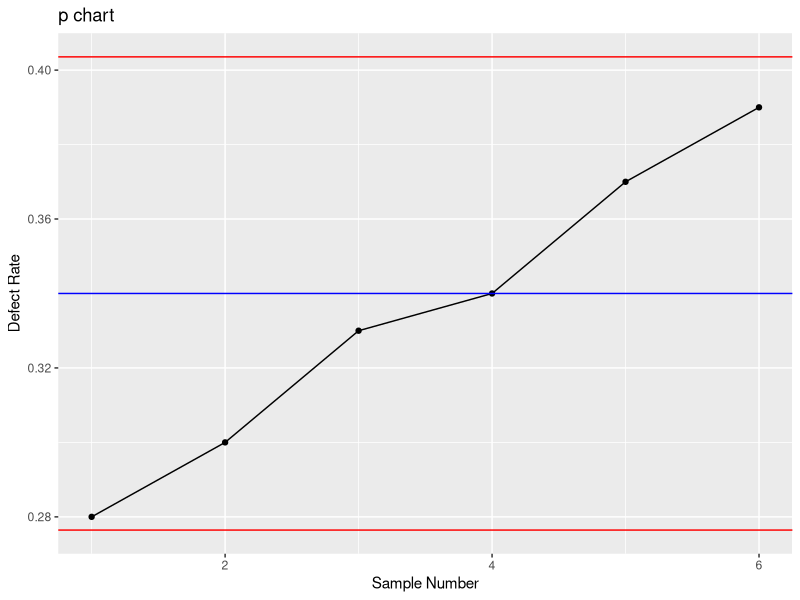
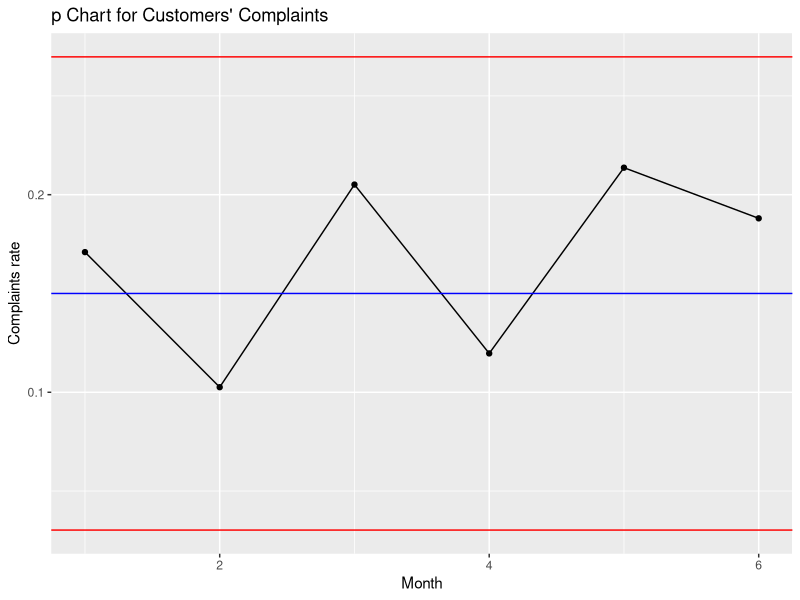
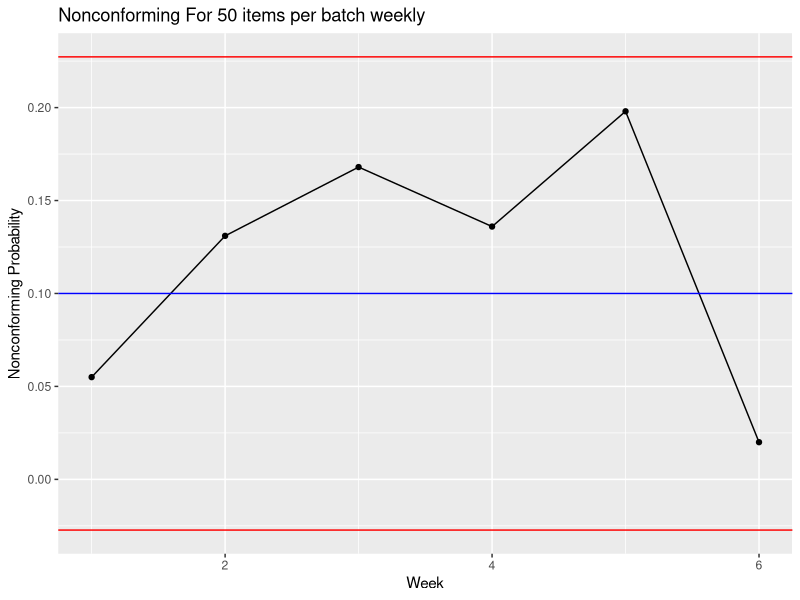
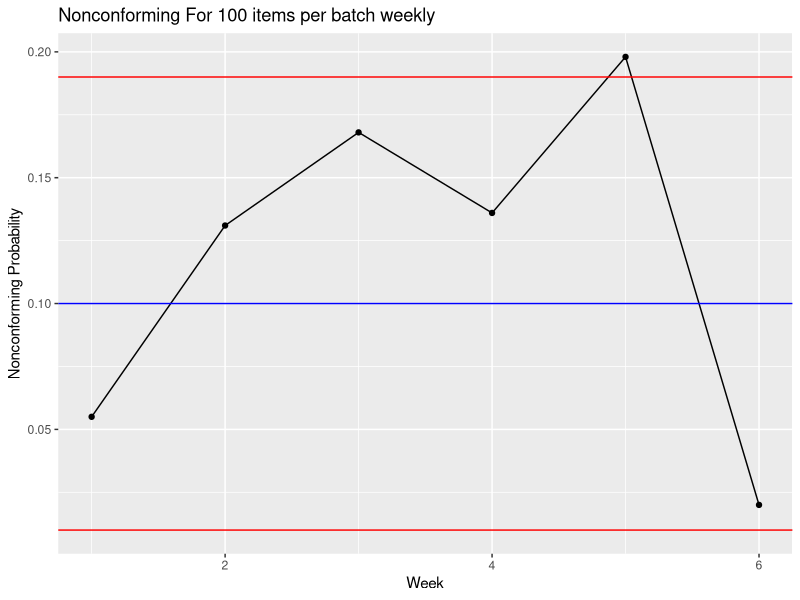

Write the R code that produced these figures, in order.
library(tidyverse)

### Exercise 7.2 - 15
mu_pop = 30
sd_pop = 6
## How is n???
## a. How unusual would it be to get a sample average of 35 or more customers if the manager had not offered the discount?
## Find P(X>35) Not find P(X_bar>35)!!
pnorm(35,mu_pop,sd_pop,lower.tail = FALSE) ## Ans = 0.2023284


### Exercise 7.2 - 20
mu_pop = 100
sd_pop = 16

## a. What is the probability that a randomly selected person will have an IQ score of less than 90?
## Find P(X<=90)
pnorm(90,mu_pop,sd_pop) ## Ans = 0.2659855

## b. What is the probability that the average IQ score of four randomly selected people is less than 90?
## Find P(X_bar<=90) by n = 4
n=4
pnorm(90,mu_pop,sd_pop/sqrt(n)) ## Ans = 0.1056498

## c. If four people are randomly selected, what is the probability that all of them have an IQ score of less than 90?
## Probability of a selected person has score less than or equal 90 is 0.2659855
## So Probability of 4 persons have score less than or equal 90 is 0.2659855**4 = 0.00500532


### Exercise 7.3 - 26
p = 1/5 ## = 0.2
## a. What is the expected value and the standard error for the sampling distribution of the sample proportion based on a sample of 200 Britains. Is it appropriate to use the normal distribution approximation for the sample proportion? Explain.
## E(P_bar)=p, se(P_bar)=sqrt(p*(1-p)/n) 
n=200
se_p_bar=sqrt(p*(1-p)/n) ## Ans = 0.02828427
## the normal approximation criteria are met because 
## np = 200*(0.20) = 40 > 5 and n(1−p) = 200*(1−0.20)= 160 > 5

## b. What is the probability that more than 25% of Britains in the sample are not using the internet? 
## Find P(P_bar>0.25)
pnorm(0.25,p,se_p_bar,lower.tail = FALSE) ## Ans = 0.03854994

### Exercise 7.4 - 36
N = 500
mu_pop = 10.32
sd_pop = 9.78
n = 12

## a. Is it necessary to apply the finite population correction factor? Explain.
## Ans n=12 which is 0.024 of N -> Not to apply finite population correction factor (n>=0.05N)

## b. Calculate the expected value and the standard error of the sample mean.
## Ans E(X_bar) = mu_pop = 10.32
## Ans se(X_bar) = sd_pop/sqrt(n) = 9.78/sqrt(12) = 2.823243

## c. Can you use the normal approximation to calculate the probability that the sample mean is more than $12 million? Explain.
## Ans = The normal approximation is not justified because we do not know if the population has a normal distribution and n < 30.

### Exercise 7.5 - 42
n = 500
p = 0.34

## a. Construct the centerline and the upper and lower control limits for the p chart.
## n*p=170 > 5 and n*(1-p)=330 > 5 So it is Normal distribution approximation
centerline = p ## 0.34
upper = p + 3*sqrt(p*(1-p)/n) ## 0.4035547
lower = p - 3*sqrt(p*(1-p)/n) ## 0.2764453

## b. Suppose six samples of size 500 produced the following sample proportions: 0.28, 0.30, 0.33, 0.34, 0.37, and 0.39. Plot these values on the p chart.
data_table = tibble(
  sample = 1:6,
  sample_p = c(0.28,0.30,0.33,0.34,0.37,0.39)
)

ggplot(data_table,aes(x=sample,y=sample_p)) +
  geom_line() +
  geom_point() +
  geom_hline(yintercept = centerline, color = "blue") +
  geom_hline(yintercept = upper, color = "red") +
  geom_hline(yintercept = lower, color = "red") +
  labs(
    title = "p chart",
    x = "Sample Number",
    y = "Defect Rate"
  )

## c. Are any points outside the control limits? Does it appear that the process is under control? Explain.
## Ans: No any points outside control limits. But it looks like the production trends will be increased, so we need to look up in the line of production to find the causes.


### Exercise 7.5 - 50
complaints_data = tibble(
  month = c(1,2,3,4,5,6),
  num_complaints = c(20,12,24,14,25,22)
)

complaints_table = complaints_data |> 
  mutate(
    prob_complaints = num_complaints / sum(num_complaints)
  )
sum(complaints_table$prob_complaints)

## a. Construct the centerline and the upper and lower control limits for the p chart if the corporation allows a 15% complaint rate.
p = 0.15
n = 80
centerline = p ## 0.15
upper = p + 3*sqrt(p*(1-p)/n) ## 0.2697654
lower = p - 3*sqrt(p*(1-p)/n) ## 0.0302346

ggplot(complaints_table,aes(x=month,y=prob_complaints)) +
  geom_line() +
  geom_point() +
  geom_hline(yintercept = centerline, color="blue") +
  geom_hline(yintercept = upper, color="red") +
  geom_hline(yintercept = lower, color="red") +
  labs(
    title = "p Chart for Customers' Complaints",
    x = "Month",
    y = "Complaints rate"
  )

## b. Can you justify the corporation’s decision to direct customers to call centers outside of Country X?
## Ans: Yes, I recommend company to direct customers to call centers outside of Country X, due to the trends is in within UCL and LCL.

### Case Study Report 7.1
p_pop = 7.9/100
sd_pop = 1.4/100
n1 = 160
p1 = 8.18/100
n2 = 40
p2 = 8.3/100

## Which of the two samples is likely to be more representative of the United States as a whole?
## Check for Normal distribution approximation of these two samples -> n*p>=5 and n*(1-p)>=5
# Sample1
n1*p_pop ## = 12.64
n1*(1-p_pop) ## = 147.36
#Sample2
n2*p_pop ## = 3.16
n2*(1-p_pop) ## = 36.84
## Sample1 is approximate normal distribution but not Sample2

## Sample1 -> Find P(P_bar>p1) 
se_p1 = sqrt(p*(1-p)/n1) ## = 0.02822897
pnorm(p1,p,se_p1,lower.tail = FALSE) ## Ans = 0.9921531

## Sample2 -> Find P(P_bar>p2) if it is not approximate Normal distribution
se_p2 = sqrt(p*(1-p)/n2) ## 0.05645795
pnorm(p2,p,se_p2,lower.tail = FALSE) ## 0.8823317

## Conclude = Sample1 is likely to be more representative of US as a whole with 99.21% Probability that Average saving rate is 8.18%


### Additional Exercise - 64
p = 0.1

## a. What is the probability that the production machines will be adjusted if the batch consists of 50 items?
## Find P(P_bar>0.15) by n=50
n=50
## Check for this distribution is approximating Normally distributed -> n*p>=5 and n*(1-p)>=5
n*p ## 5
n*(1-p) ## 45
## Ans -> It is approximating Normally distributed
se_p_bar = sqrt(p*(1-p)/n) ## 0.04242641
pnorm(0.15,p,se_p_bar,lower.tail = FALSE) ## = 0.1192964
## ANS = There is 11.92% Probability that machines need to be adjusted if the batch consists of 50 items.

## b. What is the probability that the production machines will be adjusted if the batch consists of 100 items?
## Find P(P_bar>0.15) by n=100
n=100
## Check for this distribution is approximating Normally distributed -> n*p>=5 and n*(1-p)>=5
n*p ## 10
n*(1-p) ## 90
## Ans -> It is approximating Normally distributed
se_p_bar = sqrt(p*(1-p)/n) ## 0.03
pnorm(15,p,se_p_bar,lower.tail = FALSE) ## 0
## ANS = There is 0% Probability that machines need to be adjusted if the batch consists of 100 items.

### Additional Exercise - 65
weekly_batches = tibble(
  week = 1:6,
  nonconform_percent = c(5.5,13.1,16.8,13.6,19.8,2.0)
)

### For 50 items per batches weekly
weekly_batches_50 = weekly_batches |> 
  mutate(
    nonconform_prob = nonconform_percent/100
  )

p = 0.1
n = 50
sd_p_bar = sqrt(p*(1-p)/n)
upper = p + 3*sd_p_bar
lower = p - 3*sd_p_bar

ggplot(weekly_batches_50,aes(x=week,y=nonconform_prob)) +
  geom_line() +
  geom_point() +
  geom_hline(yintercept = p, color="blue") +
  geom_hline(yintercept = upper, color="red") +
  geom_hline(yintercept = lower, color="red") +
  labs(
    title = "Nonconforming For 50 items per batch weekly",
    x = "Week",
    y = "Nonconforming Probability"
  )

### For 100 items per batches weekly
weekly_batches_100 = weekly_batches |> 
  mutate(
    nonconform_prob = nonconform_percent/100
  )

p = 0.1
n = 100
sd_p_bar = sqrt(p*(1-p)/n)
upper = p + 3*sd_p_bar
lower = p - 3*sd_p_bar

ggplot(weekly_batches_100,aes(x=week,y=nonconform_prob)) +
  geom_line() +
  geom_point() +
  geom_hline(yintercept = p, color="blue") +
  geom_hline(yintercept = upper, color="red") +
  geom_hline(yintercept = lower, color="red") +
  labs(
    title = "Nonconforming For 100 items per batch weekly",
    x = "Week",
    y = "Nonconforming Probability"
  )

